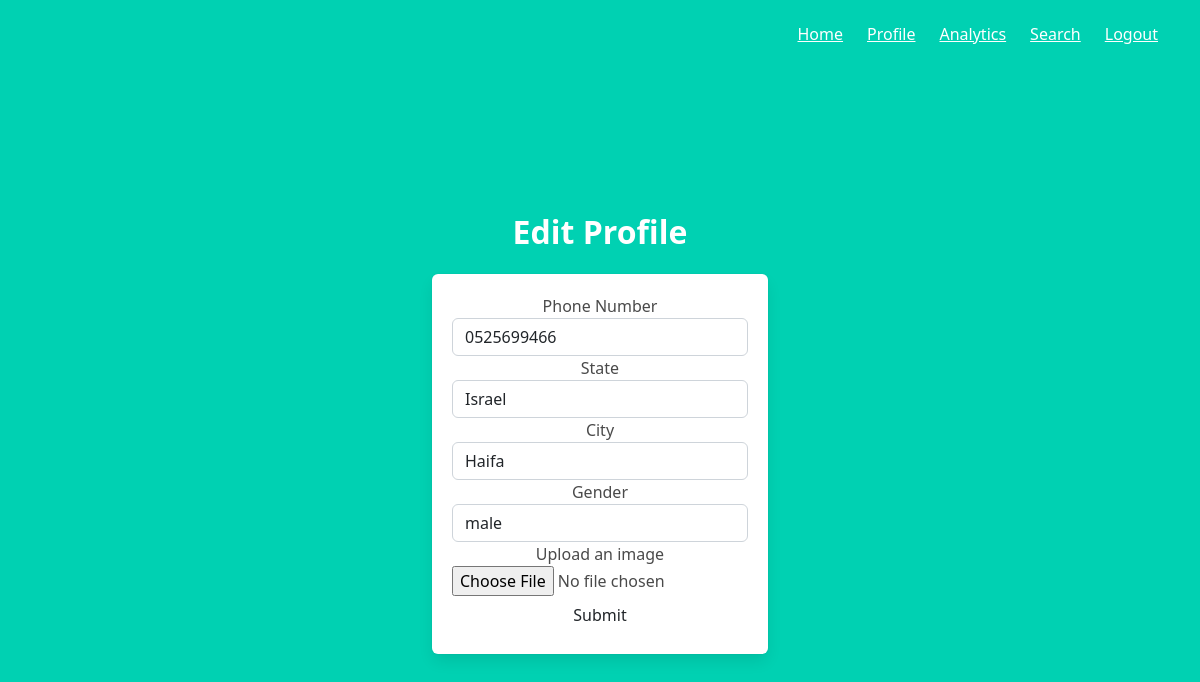
The app's page /edit_profile (signed in), older data.
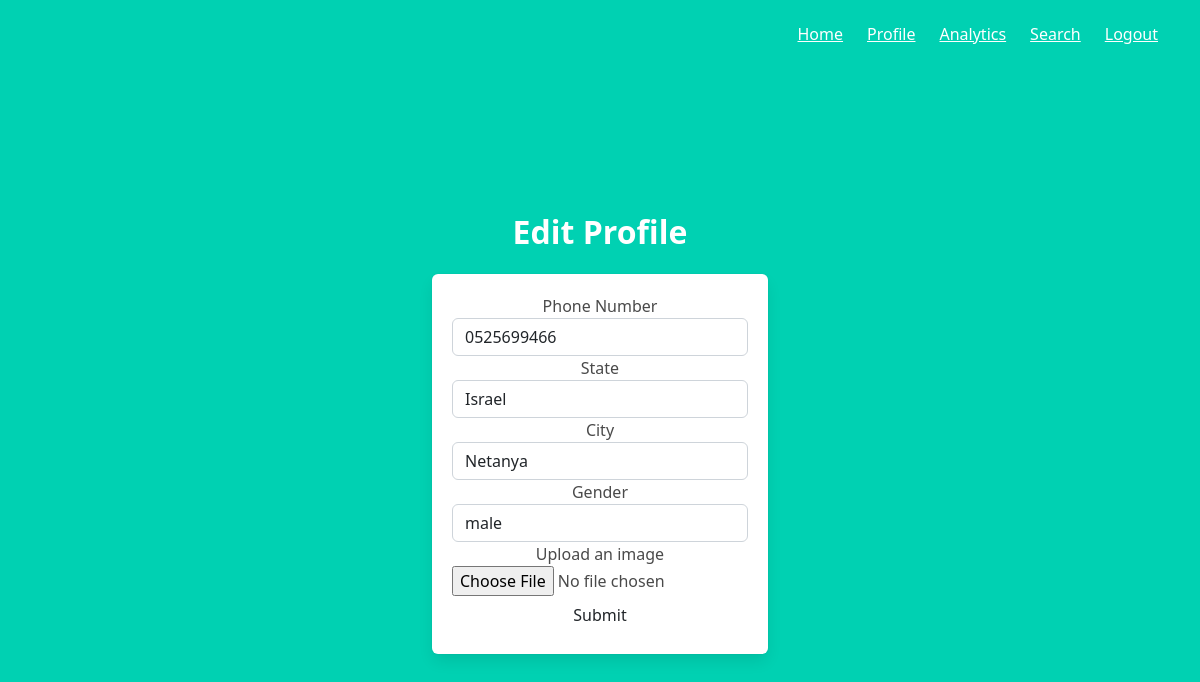
The same page, newer data.
### website/models.py (models this page shows)
class User(UserMixin, db.Model):
    id = db.Column(db.Integer, primary_key=True) # primary keys are required by SQLAlchemy
    email = db.Column(db.String(50), unique=True)
    full_name = db.Column(db.String(20))
    password = db.Column(db.String(100))
    phone_number = db.Column(db.String(15))
    state = db.Column(db.String(50))
    city = db.Column(db.String(50))
    gender = db.Column(db.String(10))
    profession = db.Column(db.String(50))
    addition_details = db.Column(db.Text)
    img = db.Column(db.String(500))
    img_name = db.Column(db.String(500))
    vehicles = db.relationship('Vehicle') # One to many

### website/views.py (the view, shortened to what this page needs)
@views.route('/edit_profile', methods=['GET', 'POST'])
@login_required
def edit_profile():
    form = ProfileForm()
    user = User.query.filter_by(id=current_user.id).first()
    form.phone_number.data = user.phone_number
    form.state.data = user.state
    form.city.data = user.city
    form.gender.data = user.gender
    return render_template('edit_profile.html', user=current_user, form=form)

### website/forms.py
class ProfileForm(FlaskForm):
    phone_number = StringField('Phone Number')
    state = StringField('State')
    city = SelectField('City', choices=[(x['city'], x['city']) for x in CITIES_DICT])
    gender = SelectField('Gender', choices=[('male', 'male'), ('female', 'female'), ('other', 'other')])
    img = FileField('Upload an image')
    submit = SubmitField('Submit')

### website/__init__.py (called while the page is built)
def create_app():
    app = Flask(__name__)
    app.config['SECRET_KEY'] = SECRET_KEY
    app.config['SQLALCHEMY_DATABASE_URI'] = SQLALCHEMY_DATABASE_URI
    db.init_app(app)
    bootstrap.init_app(app)
    login_manager = LoginManager()
    login_manager.login_view = 'auth.login'
    login_manager.init_app(app)
    from .models import User
    create_database(app)
    @login_manager.user_loader
    def load_user(user_id):
        return User.query.get(int(user_id))
    from .views import search_filter, page_not_found
    app.register_error_handler(404, page_not_found)
    from .auth import auth as auth_blueprint
    app.register_blueprint(auth_blueprint)
    from .views import views as views_blueprint
    app.register_blueprint(views_blueprint)
    app.jinja_env.globals.update(search_filter=search_filter)
    return app

### website/templates/edit_profile.html (shortened to what this page needs)
{% extends "base.html" %}
{% import "bootstrap/wtf.html" as wtf %}
{% block content %}
    <div class="column is-4 is-offset-4">
        <h3 class="title">Edit Profile</h3>
        <div class="box">
            {{ wtf.quick_form(form) }}
        </div>
    </div>
{% endblock %}

### website/templates/base.html (shortened to what this page needs)
<!DOCTYPE html>
<html>
{% block head %}
<head>
    <link rel="stylesheet" href="https://cdnjs.cloudflare.com/ajax/libs/bulma/0.7.2/css/bulma.min.css" />
    <link href="https://cdn.jsdelivr.net/npm/bootstrap@5.2.0/dist/css/bootstrap.min.css" rel="stylesheet"
>
    <link rel= "stylesheet" type= "text/css" href= "{{ url_for('static',filename='styles/style.css') }}">
    <link rel= "stylesheet" type= "text/css" href= "{{ url_for('static',filename='styles/style_profile.css') }}">
</head>
{% endblock %}
<body>
    <section class="hero is-primary is-fullheight">
        <div class="hero-head">
            <nav class="navbar">
                <div class="container">
                    <div id="navbarMenuHeroA" class="navbar-menu">
                        <div class="navbar-end">
                            <a href="{{ url_for('views.index') }}"
                            {% if page == 'home' %} class="navbar-item btn btn-outline-light">
                            {% else %} class="navbar-item"> {% endif %}
                                Home
                            </a>
                            {% if current_user.is_authenticated %}
                            <a href="{{ url_for('views.profile') }}"
                            {% if page == 'profile' %} class="navbar-item btn btn-outline-light">
                            {% else %} class="navbar-item"> {% endif %}
                                Profile
                            </a>
                            {% endif %}
                            <a href="{{ url_for('views.analytics') }}"
                            {% if page == 'analytics' %} class="navbar-item btn btn-outline-light">
                            {% else %} class="navbar-item"> {% endif %}
                                Analytics
                            </a>
                            <a href="{{ url_for('views.search') }}"
                            {% if page == 'search' %} class="navbar-item btn btn-outline-light">
                            {% else %} class="navbar-item"> {% endif %}
                                Search
                            </a>
                            {% if current_user.is_authenticated %}
                            <a href="{{ url_for('auth.logout') }}" class="navbar-item">
                                Logout
                            </a>
                            {% endif %}
                        </div>
                    </div>
                </div>
            </nav>
        </div>
        <div class="hero-body">
            <div class="container has-text-centered">
               {% block content %}
               {% endblock %}
            </div>
        </div>
    </section>
</body>
</html>

Row changes from the older to the newer data that the page shows:
changed User "Israel": city "Haifa" → "Netanya"
